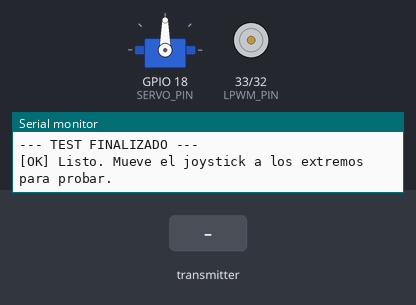
The sketch below on a simulated ESP32. Parts: servo, motor-driver pin pairs drawn as motors (green arrow = first pin HIGH = forward, orange = second pin HIGH = backward, longer = more drive, scaled by the enable pin), the last lines printed to the serial monitor. The inputs (shaded band) are chosen by the test bench. Nothing arrives over Bluetooth unless stated.

Above: at 4.1 s.
4.2 s: the transmitter starts sending x = 0
At 4.6 s:
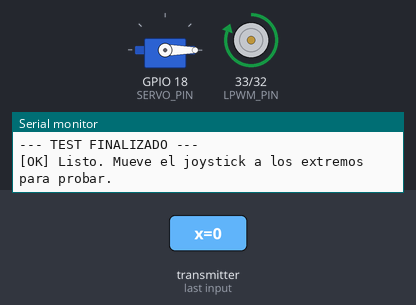
5.7 s: the transmitter starts sending y = 4095
At 6.9 s:
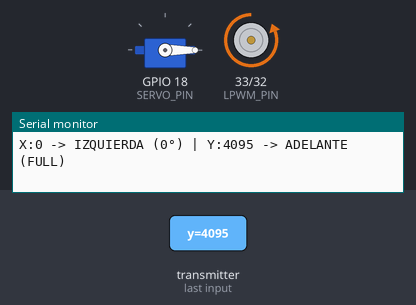
7.2 s: the transmitter starts sending x = 4095
At 8.4 s:
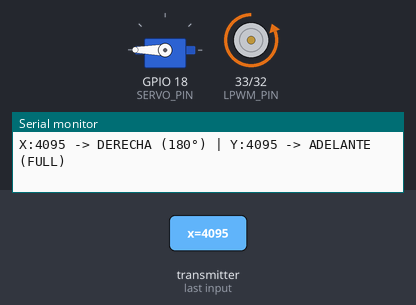
8.7 s: the transmitter starts sending y = 0
At 9.0 s:
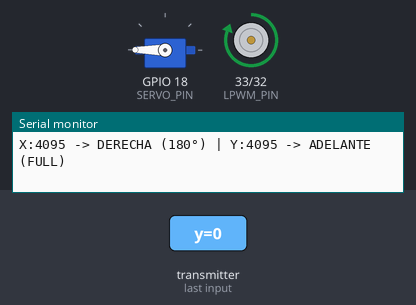
10.2 s: the transmitter starts sending x = 2048
At 11.5 s:
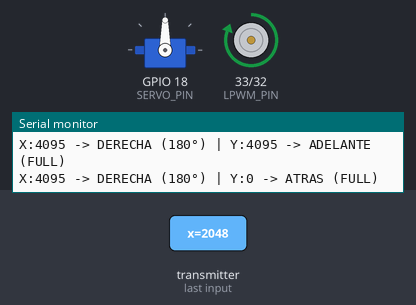
13.2 s: the transmitter starts sending y = 2048
At 14.1 s:
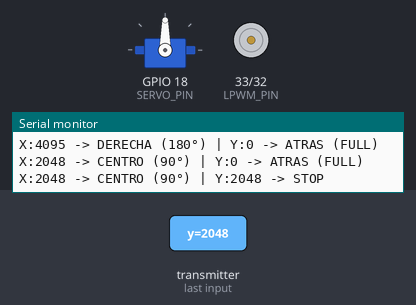
Timing chart, 0 to 16.2 s (numbered marks = the images above; inputs shaded):
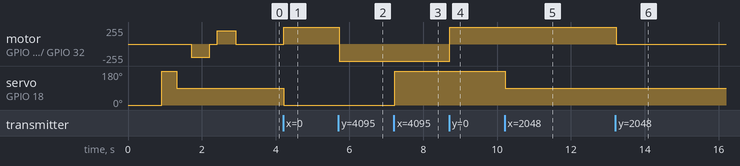

Measured:
- after the input at 4.2 s, motor on GPIO 33 (LPWM_PIN) / GPIO 32 (RPWM_PIN): stopped → forward 255/255 at once; servo on GPIO 18 (SERVO_PIN): 90° → 0° at once
- after the input at 5.7 s, motor on GPIO 33 (LPWM_PIN) / GPIO 32 (RPWM_PIN): forward 255/255 → backward 255/255 at once
- after the input at 7.2 s, servo on GPIO 18 (SERVO_PIN): 0° → 180° at once
- after the input at 8.7 s, motor on GPIO 33 (LPWM_PIN) / GPIO 32 (RPWM_PIN): backward 255/255 → forward 255/255 at once
- after the input at 10.2 s, servo on GPIO 18 (SERVO_PIN): 180° → 90° at once
- after the input at 13.2 s, motor on GPIO 33 (LPWM_PIN) / GPIO 32 (RPWM_PIN): forward 255/255 → stopped at once

The sketch:

receiver_debug.ino
```cpp
/*
 * ══════════════════════════════════════════════════════════════
 *  RECEIVER DEBUG (BANG-BANG / DIGITAL SWITCH MODE)
 * ══════════════════════════════════════════════════════════════
 *  Modo simplificado sin sensibilidad proporcional:
 *    - Eje Y ARRIBA   → Motor DC Adelante (Potencia Máxima)
 *    - Eje Y ABAJO    → Motor DC Atrás (Potencia Máxima)
 *    - Eje Y CENTRO   → Motor DC Detenido
 *
 *    - Eje X IZQUIERDA → Servo a 0° (90° a la izquierda)
 *    - Eje X DERECHA   → Servo a 180° (90° a la derecha)
 *    - Eje X CENTRO    → Servo a 90° (Centro)
 *
 *  Mantiene Bluetooth Serial ("AutoRC_Debug") para diagnóstico.
 * ══════════════════════════════════════════════════════════════
 */

#include <esp_now.h>
#include <WiFi.h>
#include <ESP32Servo.h>
#include <BluetoothSerial.h>
#include "soc/soc.h"
#include "soc/rtc_cntl_reg.h"

BluetoothSerial SerialBT;

// ── Pines según schematic (U1) ──
#define EN_PIN     13   // IO13 → 3.3V constante para R_EN y L_EN del BTS7960
#define SERVO_PIN  18   // IO18 → señal servo MG996R
#define RPWM_PIN   32   // IO32 → BTS7960 RPWM (adelante)
#define LPWM_PIN   33   // IO33 → BTS7960 LPWM (atrás)

// ── Constantes de Control y Deadzone ──
#define CENTER_VAL     2048
#define DEADZONE_X     600   // Margen amplio para evitar lecturas dudosas
#define DEADZONE_Y     600

// Ángulos fijos del servo
#define SERVO_LEFT     0     // 90° a la izquierda del centro
#define SERVO_CENTER   90    // Centro neutro
#define SERVO_RIGHT    180   // 90° a la derecha del centro

// Potencia fija del motor (0-255)
#define MOTOR_POWER    255   // 100% de potencia para asegurar movimiento

Servo steering;

struct JoystickData {
  int x;
  int y;
};

unsigned long lastReceiveTime = 0;
#define SIGNAL_TIMEOUT 500

void logMsg(String msg) {
  Serial.println(msg);
  if (SerialBT.hasClient()) {
    SerialBT.println(msg);
  }
}

void onDataReceive(const esp_now_recv_info_t *info, const uint8_t *data, int len) {
  if (len != sizeof(JoystickData)) return;

  JoystickData joy;
  memcpy(&joy, data, sizeof(joy));
  lastReceiveTime = millis();

  // ════════════════════════════════════════════════════
  // 1. CONTROL DE DIRECCIÓN (SERVO) - ON / OFF
  // ════════════════════════════════════════════════════
  int targetAngle = SERVO_CENTER;
  String srvState = "CENTRO (90°)";

  if (joy.x < (CENTER_VAL - DEADZONE_X)) {
    targetAngle = SERVO_LEFT;
    srvState = "IZQUIERDA (0°)";
  } else if (joy.x > (CENTER_VAL + DEADZONE_X)) {
    targetAngle = SERVO_RIGHT;
    srvState = "DERECHA (180°)";
  } else {
    targetAngle = SERVO_CENTER;
    srvState = "CENTRO (90°)";
  }

  steering.write(targetAngle);

  // ════════════════════════════════════════════════════
  // 2. CONTROL DE MOTOR DC - ON / OFF / REVERSA
  // ════════════════════════════════════════════════════
  String mtrState = "STOP";

  if (joy.y > (CENTER_VAL + DEADZONE_Y)) {
    // Adelante
    analogWrite(RPWM_PIN, MOTOR_POWER);
    analogWrite(LPWM_PIN, 0);
    mtrState = "ADELANTE (FULL)";
  } else if (joy.y < (CENTER_VAL - DEADZONE_Y)) {
    // Atrás
    analogWrite(RPWM_PIN, 0);
    analogWrite(LPWM_PIN, MOTOR_POWER);
    mtrState = "ATRAS (FULL)";
  } else {
    // Parado
    analogWrite(RPWM_PIN, 0);
    analogWrite(LPWM_PIN, 0);
    mtrState = "STOP";
  }

  // Telemetría periódica
  static int count = 0;
  if (++count % 4 == 0) {
    String logText = "X:" + String(joy.x) + " -> " + srvState +
                     " | Y:" + String(joy.y) + " -> " + mtrState;
    logMsg(logText);
  }
}

void setup() {
  WRITE_PERI_REG(RTC_CNTL_BROWN_OUT_REG, 0);

  Serial.begin(115200);
  delay(500);

  SerialBT.begin("AutoRC_Debug");

  logMsg("\n=============================================");
  logMsg("   ESP32 RECEIVER - MODO SWITCH (DEBUG)      ");
  logMsg("=============================================");

  // Configuración de pines de motor
  pinMode(EN_PIN, OUTPUT);
  digitalWrite(EN_PIN, HIGH);  // Enviar 3.3V constantes para habilitar R_EN y L_EN
  pinMode(RPWM_PIN, OUTPUT);
  pinMode(LPWM_PIN, OUTPUT);
  analogWrite(RPWM_PIN, 0);
  analogWrite(LPWM_PIN, 0);

  // Configuración de servo
  steering.attach(SERVO_PIN, 500, 2400);
  steering.write(SERVO_CENTER);
  logMsg("[INFO] Servo en posición central (90°)");

  // ── Auto-Test inicial de hardware (comprueba que responde) ──
  logMsg("\n--- TEST RAPIDO DE HARDWARE ---");
  logMsg("1. Servo: Izq (0°) -> Der (180°) -> Centro (90°)");
  steering.write(SERVO_LEFT);
  delay(400);
  steering.write(SERVO_RIGHT);
  delay(400);
  steering.write(SERVO_CENTER);
  delay(400);

  logMsg("2. Motor: Pulso adelante 0.5s...");
  analogWrite(RPWM_PIN, 200);
  analogWrite(LPWM_PIN, 0);
  delay(500);

  logMsg("3. Motor: Stop...");
  analogWrite(RPWM_PIN, 0);
  analogWrite(LPWM_PIN, 0);
  delay(200);

  logMsg("4. Motor: Pulso atras 0.5s...");
  analogWrite(RPWM_PIN, 0);
  analogWrite(LPWM_PIN, 200);
  delay(500);

  logMsg("5. Motor: Stop...");
  analogWrite(RPWM_PIN, 0);
  analogWrite(LPWM_PIN, 0);
  logMsg("--- TEST FINALIZADO ---\n");

  // Iniciar WiFi y ESP-NOW
  WiFi.mode(WIFI_STA);

  if (esp_now_init() != ESP_OK) {
    logMsg("[ERROR] No se pudo inicializar ESP-NOW");
    return;
  }

  esp_now_register_recv_cb(onDataReceive);
  logMsg("[OK] Listo. Mueve el joystick a los extremos para probar.\n");
}

void loop() {
  // Failsafe: detener si se pierde la señal del control
  if (millis() - lastReceiveTime > SIGNAL_TIMEOUT && lastReceiveTime > 0) {
    analogWrite(RPWM_PIN, 0);
    analogWrite(LPWM_PIN, 0);
    steering.write(SERVO_CENTER);
  }

  delay(20);
}
```
